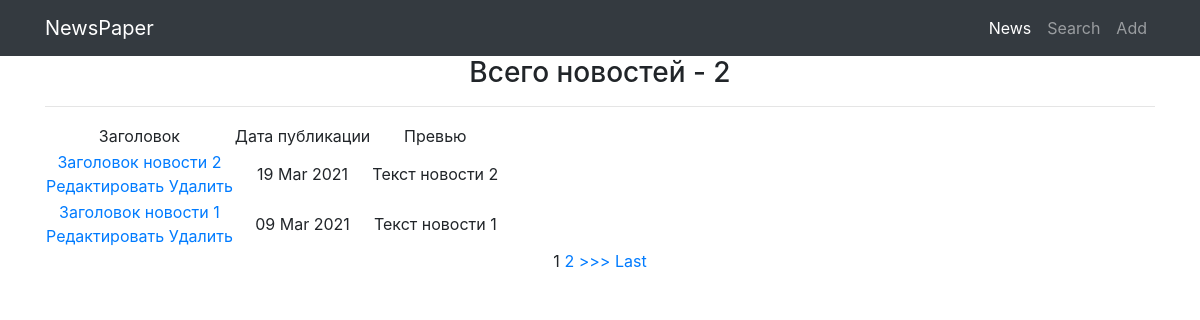
The page /news/ on the database as committed earlier.
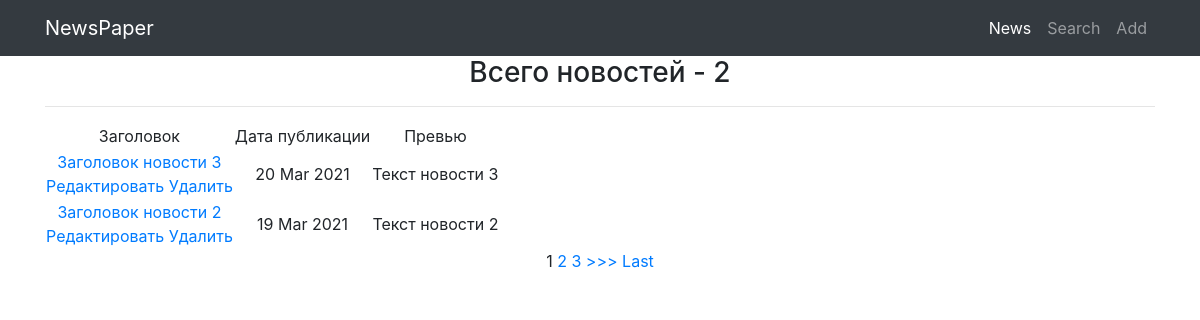
The same page on the database as committed later.
### NewsPaperApp/models.py (models this page shows, shortened)
class Post(models.Model):
    news = 'Новость'
    article = 'Статья'
    Posts = [(news, 'Новость'), (article, 'Статья'), ('select', 'Выбрать')]
    author = models.ForeignKey(Author, on_delete=models.CASCADE,
                               verbose_name='Автор', blank=True,
                               null=True)
    post_type = models.CharField(max_length=30, choices=Posts,
                                 default='select', verbose_name='Тип')
    post_datetime = models.DateTimeField(auto_now_add=True)
    post_category = models.ManyToManyField(Category, through='PostCategory')
    post_title = models.CharField(max_length=255)
    post_content = models.TextField()
    post_rating = models.IntegerField(default=0)

### NewsPaperApp/views.py (the view)
# urls.py: path('', NewsList.as_view()),
class NewsList(ListView):
    model = Post  # указываем модель, объекты которой мы будем выводить
    template_name = 'news.html'  # указываем имя шаблона, в котором будет
    context_object_name = 'news'  # это имя списка, в котором будут лежать
    queryset = Post.objects.order_by('-post_datetime')
    paginate_by = 2

### NewsPaperApp/templatetags/censor.py (called while the page is built)
@register.filter(name='censor')
def censor(value):
    censored_words = ['слово1', 'слово2']
    if isinstance(value, str):
        censored_list = value.split(' ')
        for cl_index, cl_value in enumerate(censored_list):
            for c_word in censored_words:
                if c_word in cl_value.lower():
                    len_dif = len(c_word) - len(cl_value) - 1
                    censored_list[cl_index] = cl_value[0] + '.' * (len(c_word) - 2) + cl_value[len_dif:]
        return ' '.join(censored_list)
    else:
        raise ValueError(f'Фильтр <censor> можно применить только к объекту типа <str>')

### templates/news.html (shortened to what this page needs)
{% extends 'flatpages/default.html' %}
{% load censor %}
{% block content %}
    <h3>Всего новостей - {{ news|length }}</h3>
    <hr>
    {% if news %}
        <table>
            <tr>
                <td>
                    Заголовок
                </td>
                <td>
                    Дата публикации
                </td>
                <td>
                    Превью
                </td>
            </tr>
        {% for news_id in news %}
            <tr>
                <td>
                    <a href="{% url 'news' news_id.id %}">{{ news_id.post_title|censor }}</a><br>
                    <a href="{% url 'news_edit' news_id.id %}">Редактировать</a>
                    <a href="{% url 'news_delete' news_id.id %}">Удалить</a>
                </td>
                <td>
                    {{ news_id.post_datetime|date:'d M Y' }}
                </td>
                <td>
                    {{ news_id.post_content|censor|truncatechars:20 }}
                </td>
            </tr>
        {% endfor %}
        </table>
        {% if is_paginated %}
            {% for num in page_obj.paginator.page_range %}
                {% if page_obj.number == num %}
                    <a>{{ num }}</a>
                {% elif num > page_obj.number|add:'-3' and num < page_obj.number|add:'3' %}
                    <a href="?page={{ num }}">{{ num }}</a>
                {% endif %}
            {% endfor %}
            {% if page_obj.has_next %}
                <a href="?page={{ page_obj.next_page_number }}">>>></a>
                <a href="?page={{ page_obj.paginator.num_pages }}">Last</a>
            {% endif %}
        {% endif %}
    {% else %}
        <h2>Новостей нет!</h2>
    {% endif %}
{% endblock content %}

Rows that differ between the two databases and show on the page:
no longer on this page (row unchanged): Post: post_title|censor "Заголовок новости 1", post_datetime "09 Mar 2021", post_content|censor "Текст новости 1"
added Post: post_title|censor "Заголовок новости 3", post_datetime "20 Mar 2021", post_content|censor "Текст новости 3"
Other text that changed with them:
new list line: "3"
